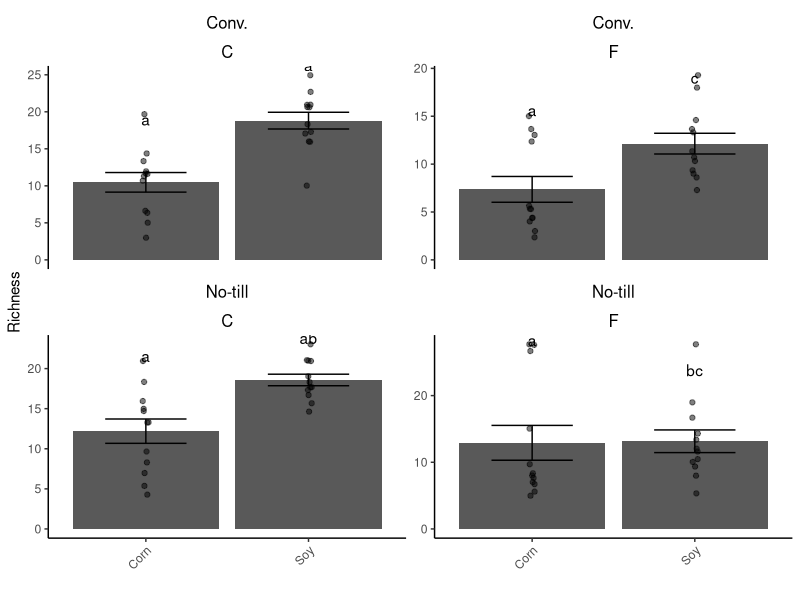

Source code (R):
## ---- chunk 1
# Load libraries
library(tidyverse)
library(lme4)
library(emmeans)
library(multcomp)
library(multcompView)

# Load data
STAND <- read.csv("Bull_richness.csv", na.strings = "na")

# Filter data
ave_stand <- STAND %>%
  group_by(Crop, Collection, Rep, Fungicide, Treatment) %>%
  summarize(
    ave.stand = mean(richness, na.rm=TRUE))

# Run ANOVA
lm <- lmer(ave.stand ~ Treatment * Crop * Fungicide + (1|Rep), data = ave_stand)

# estimate lsmeans of variety within siteXyear
lsmeans <- emmeans(lm, ~ Treatment + Fungicide | Crop ) 

# contrast with Tukey ajustment
Results_lsmeansEC <- multcomp::cld(lsmeans, alpha = 0.05, reversed = TRUE,
                                   details = TRUE,  Letters = letters) 
Results_lsmeansEC

# Extracting the letters for the bars
sig.diff.letters <- data.frame(Results_lsmeansEC$emmeans$Crop, 
                               Results_lsmeansEC$emmeans$Treatment,
                               Results_lsmeansEC$emmeans$Fungicide,
                               str_trim(Results_lsmeansEC$emmeans$.group))
colnames(sig.diff.letters) <- c("Crop", 
                                "Treatment",
                                "Fungicide",
                                "Letters")

# for plotting with letters from significance test
ave_stand2 <- ave_stand %>%
  group_by(Crop, Treatment, Fungicide) %>%
  dplyr::summarize(
    ave.stand2 = mean(ave.stand, na.rm=TRUE),
    se = sd(ave.stand)/sqrt(4)) %>%
  left_join(sig.diff.letters) 

### Stand bars ####
ggplot(ave_stand, aes(x = Crop, y = ave.stand)) + 
  stat_summary(fun=mean,geom="bar") +
  stat_summary(fun.data = mean_se, geom = "errorbar", width = 0.5) +
  ylab("Richness") + 
  geom_jitter(width = 0.02, alpha = 0.5) +
  geom_text(data = ave_stand2,
            aes(label = Letters, y = ave.stand2+(3*se)),
            vjust = -0.5) +
  xlab("")+
  theme_classic() +
  theme(
    strip.background = element_rect(color="white", fill="white",
                                    size=1.5, linetype="solid"),
    strip.text.x = element_text(size = 12, color = "black"),
    axis.text.x = element_text(angle = 45, vjust = 1, hjust=1)) +
  facet_wrap(~Treatment + Fungicide, scales = "free_y")
